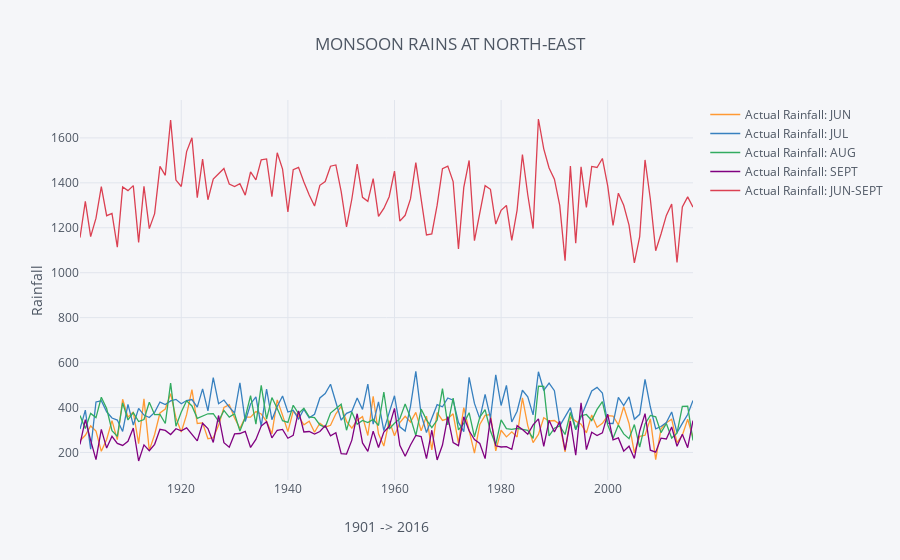

Notebook code for this chart:
### Code cell
ne[ne.columns[:5]].iplot(title='MONSOON RAINS AT NORTH-EAST',
    xTitle='1901 -> 2016', yTitle='Rainfall')
